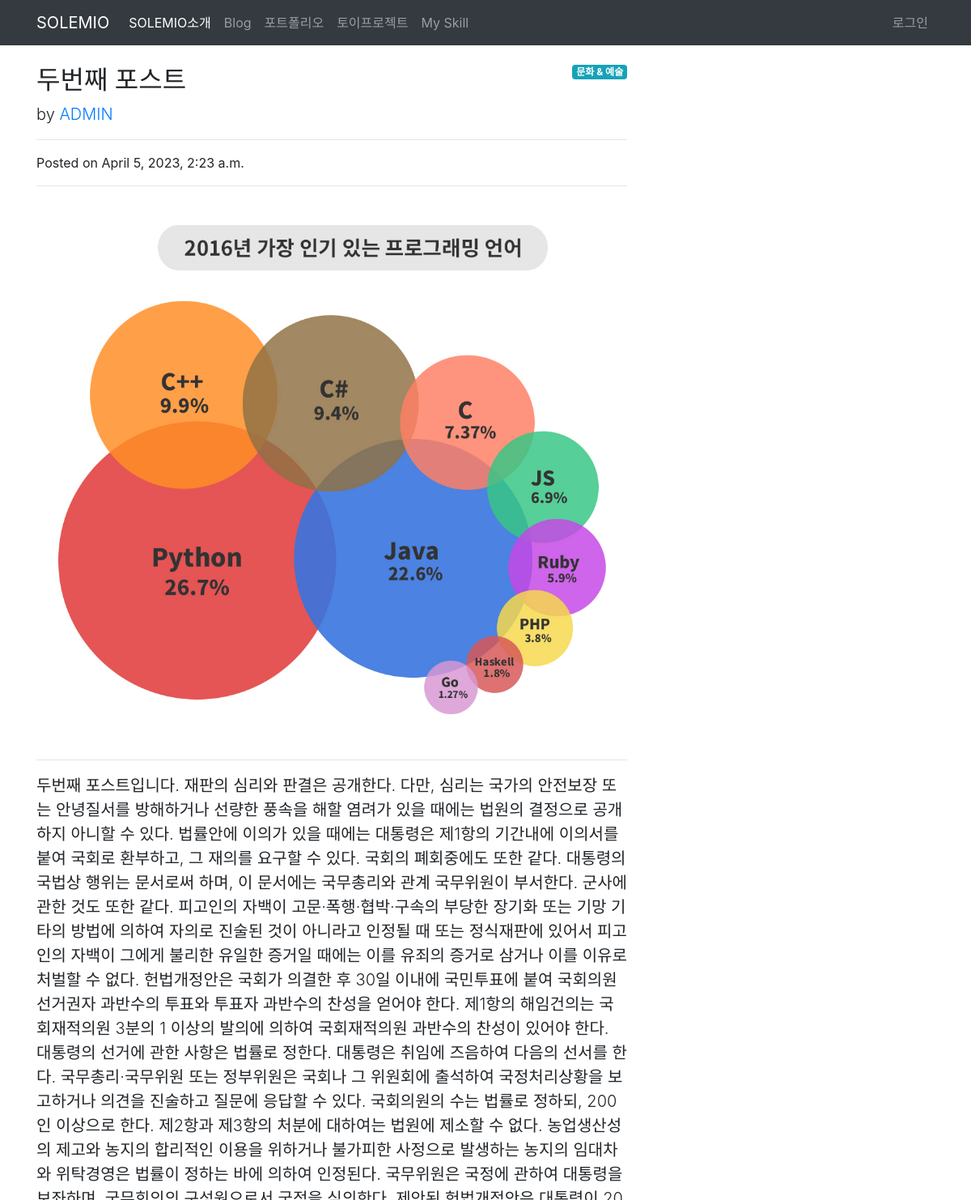
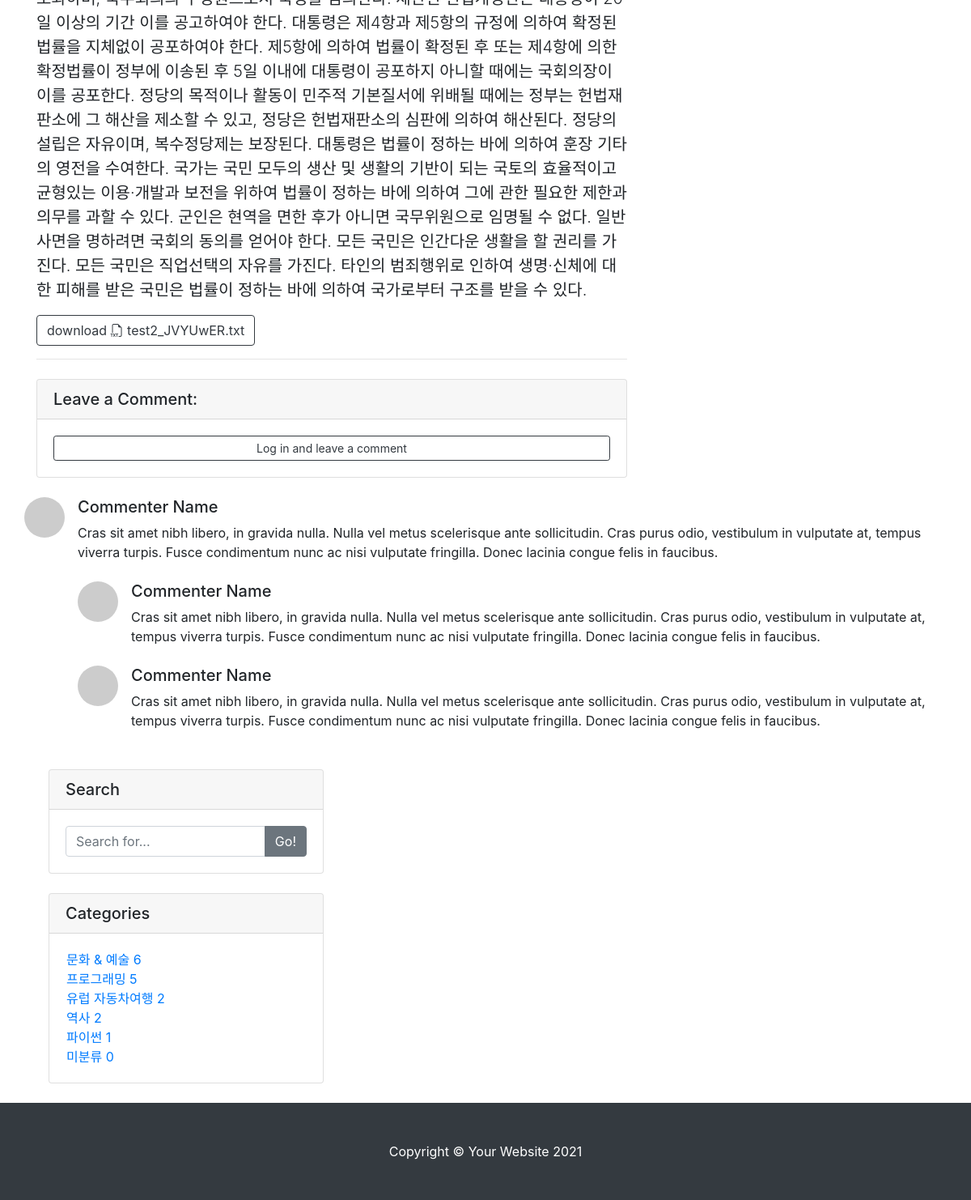
The app's page /blog/2/ with its own data (2 pictures, top to bottom).
### blog/models.py (models this page shows, shortened)
class Post(models.Model):
    title = models.CharField(max_length=30)
    hook_text = models.CharField(max_length=100, blank=True)
    content = models.TextField()
    head_image = models.ImageField(upload_to='blog/images/%Y/%m/%d/', blank=True)
    file_upload = models.FileField(upload_to='blog/files/%Y/%m/%d/', blank=True)
    created_at = models.DateTimeField(auto_now_add=True)
    updated_at = models.DateTimeField(auto_now=True)
    author = models.ForeignKey(User, null=True, on_delete=models.SET_NULL)
    category = models.ForeignKey(Category, null=True, blank=True, on_delete=models.SET_NULL)
    tags = models.ManyToManyField(Tag, blank=True)
    def get_file_name(self):
        f_name = os.path.basename(self.file_upload.name)
        return f_name
    def get_file_ext(self):
        return self.get_file_name().split('.')[-1]

class Category(models.Model):
    name = models.CharField(max_length=50, unique=True)
    slug = models.SlugField(max_length=200, unique=True, allow_unicode=True)
    class Meta:
        verbose_name_plural = '카테고리'
    def __str__(self):
        return self.name
    def get_absolute_url(self):
        return f'/blog/category/{self.slug}/'

### blog/views.py (the view)
# urls.py: path('<int:pk>/', views.PostDetail.as_view(), name='post_etail'),
class PostDetail(DetailView):
    model = Post
    def get_context_data(self, **kwargs):
        context = super(PostDetail,self).get_context_data()
        context['categories'] = Category.objects.all()
        context['no_category_post_count'] = Post.objects.filter(category=None).count()
        context['comment_form'] = CommentForm
        return context

### blog/templates/blog/post_detail.html (shortened to what this page needs)
{% extends 'base.html' %}
{% load crispy_forms_tags %}
{% block main_area %}
<div class="row">
<div class="col-lg-8" id="main-area">
    <div id="post-area">
        {% if post.category %}
            <span class="badge badge-info float-right">{{post.category}}</span>
        {% else %}
            <span class="badge badge-info float-right">미분류</span>
        {% endif %}
        <h2 class="mt-4">{{ post.title }}</h2>
        <p class="lead">
            by
            <a href="#!">{{ post.author | upper }}</a>
        </p>
        <hr />
        <p>Posted on {{ post.created_at }}</p>
        <hr />
        {% if post.head_image %}
        <img class="img-fluid rounded" src="{{ post.head_image.url }}" alt="{{ post.head_image.url }}" />
        {% else %}
        <img class="img-fluid rounded" src="https://picsum.photos/id/{{ post.id }}/900/250" alt="랜덤 이미지" />
        {% endif %}
        <hr />
        <p class="lead">
            {{ post.content | safe }}
        </p>
        {% if post.file_upload %}
            <a href="{{ post.file_upload.url }}" class="btn btn-outline-dark" role="button" download>
                download
                {% if post.get_file_ext == 'csv' %}
                <i class="bi bi-filetype-csv"></i>
                {% elif post.get_file_ext == 'xlsx' or post.get_file_ext == 'xls' %}
                <i class="bi bi-filetype-xls"></i>
                {% elif post.get_file_ext == 'docx' or post.get_file_ext == 'doc' %}
                <i class="bi bi-filetype-docx"></i>
                {% elif post.get_file_ext == 'ppt' or post.get_file_ext == 'ppt' %}
                <i class="bi bi-filetype-ppt"></i>
                {% elif post.get_file_ext == 'pdf' %}
                <i class="bi bi-filetype-pdf"></i>
                {% elif post.get_file_ext == 'txt' %}
                <i class="bi bi-filetype-txt"></i>
                {% else %}
                <i class="bi bi-file-earmark-arrow-down"></i>
                {% endif %}
                {{ post.get_file_name }}
            </a>
        {% endif %}
    </div>
    <hr />
    <div class="card my-4">
        <h5 class="card-header">Leave a Comment:</h5>
        <div class="card-body">
            {% if user.is_authenticated %}
            <form id="comment-form" method="POST" action="{{post.get_absolute_url}}new_comment/">
                {% csrf_token %}
                <div class="form-group">{{comment_form | crispy}}
                    <textarea class="form-control" rows="3"></textarea>
                </div>
                <button class="btn btn-primary" type="submit">Submit
                </button>
            </form>
            {% else %}
                <a role="button" class="btn btn-outline-dark btn-block btn-sm" href="#" data-toggle="modal" data-target="#exampleModal">Log in and leave a comment</a>
            {% endif %}
        </div>
    </div>
    </div>
    <div class="media mb-4">
        <img class="d-flex mr-3 rounded-circle" src="https://via.placeholder.com/50x50" alt="..." />
        <div class="media-body">
            <h5 class="mt-0">Commenter Name</h5>
            Cras sit amet nibh libero, in gravida nulla. Nulla vel metus scelerisque ante sollicitudin. Cras purus odio, vestibulum in vulputate at, tempus viverra turpis. Fusce condimentum nunc ac nisi vulputate fringilla. Donec lacinia congue felis in faucibus.
            <div class="media mt-4">
                <img class="d-flex mr-3 rounded-circle" src="https://via.placeholder.com/50x50" alt="..." />
                <div class="media-body">
                    <h5 class="mt-0">Commenter Name</h5>
                    Cras sit amet nibh libero, in gravida nulla. Nulla vel metus scelerisque ante sollicitudin. Cras purus odio, vestibulum in vulputate at, tempus viverra turpis. Fusce condimentum nunc ac nisi vulputate fringilla. Donec lacinia congue felis in faucibus.
                </div>
            </div>
            <div class="media mt-4">
                <img class="d-flex mr-3 rounded-circle" src="https://via.placeholder.com/50x50" alt="..." />
                <div class="media-body">
                    <h5 class="mt-0">Commenter Name</h5>
                    Cras sit amet nibh libero, in gravida nulla. Nulla vel metus scelerisque ante sollicitudin. Cras purus odio, vestibulum in vulputate at, tempus viverra turpis. Fusce condimentum nunc ac nisi vulputate fringilla. Donec lacinia congue felis in faucibus.
                </div>
            </div>
        </div>
    </div>
</div>
{% include 'blog/side_widgets.html' %}
</div>
{% endblock %}

### blog/templates/blog/side_widgets.html (shortened to what this page needs)
<div class="col-lg-4">
    <div class="card my-4">
      <h5 class="card-header">Search</h5>
      <div class="card-body">
        <div class="input-group">
          <input class="form-control" type="text" placeholder="Search for..." id="search-input">
          <span class="input-group-append"><button class="btn btn-secondary" type="button" onclick="searchPost();">Go!</button></span>
        </div>
      </div>
    </div>
    <div class="card my-4" id="">
      <h5 class="card-header">Categories</h5>
      <div class="card-body">
        <div class="row">
            <ul class="list-unstyled mb-0 ml-3">
              {%  for category in categories %}
              <li><a href="{{category.get_absolute_url}}">{{category}} {{category.post_set.count}}</a>
              </li>
              {% endfor %}
              <li><a href="/blog/category/no_category/">미분류 {{no_category_post_count}}</a>
              </li>
            </ul>
        </div>
      </div>
    </div>
  </div>

### records on screen
Post: category "문화 & 예술", title "두번째 포스트", author "ADMIN", created_at "April 5, 2023, 2:23 a.m.", head_image (picture), content "두번째 포스트입니다. 재판의 심리와 판결은 공개한다. 다만, 심리는 국가의 안전보장 또는 안녕질서를 방해하거나 선량한 풍속을 해할 염려가 있을 때에는 법원의 결정으로 공개하지 아니할 수 있다. 법률안에 이의가 있을 때에는 대통령은 제1항의 기간내에 이의서를 붙여 국회로 환부하고, 그 재의를 요구할 수 있다. 국회의 폐회중에도 또한 같다. 대통령의 국법상 행위는 문서로써 하며, 이 문서에는 국무총리와 관계 국무위원이 부서한다. 군사에 관한 것도 또한 같다. 피고인의 자백이 고문·폭행·협박·구속의 부당한 장기화 또는 기망 기타의 방법에 의하여 자의로 진술된 것이 아니라고 인정될 때 또는 정식재판에 있어서 피고인의 자백이 그에게 불리한 유일한 증거일 때에는 이를 유죄의 증거로 삼거나 이를 이유로 처벌할 수 없다. 헌법개정안은 국회가 의결한 후 30일 이내에 국민투표에 붙여 국회의원선거권자 과반수의 투표와 투표자 과반수의 찬성을 얻어야 한다. 제1항의 해임건의는 국회재적의원 3분의 1 이상의 발의에 의하여 국회재적의원 과반수의 찬성이 있어야 한다. 대통령의 선거에 관한 사항은 법률로 정한다. 대통령은 취임에 즈음하여 다음의 선서를 한다. 국무총리·국무위원 또는 정부위원은 국회나 그 위원회에 출석하여 국정처리상황을 보고하거나 의견을 진술하고 질문에 응답할 수 있다. 국회의원의 수는 법률로 정하되, 200인 이상으로 한다. 제2항과 제3항의…", get_file_name "test2_JVYUwER.txt"
Category: name "문화 & 예술", post_set.count "6"
Category: name "프로그래밍", post_set.count "5"
Category: name "유럽 자동차여행", post_set.count "2"
Category: name "역사", post_set.count "2"
Category: name "파이썬", post_set.count "1"

### other values on screen
{{ no_category_post_count }} "0"
